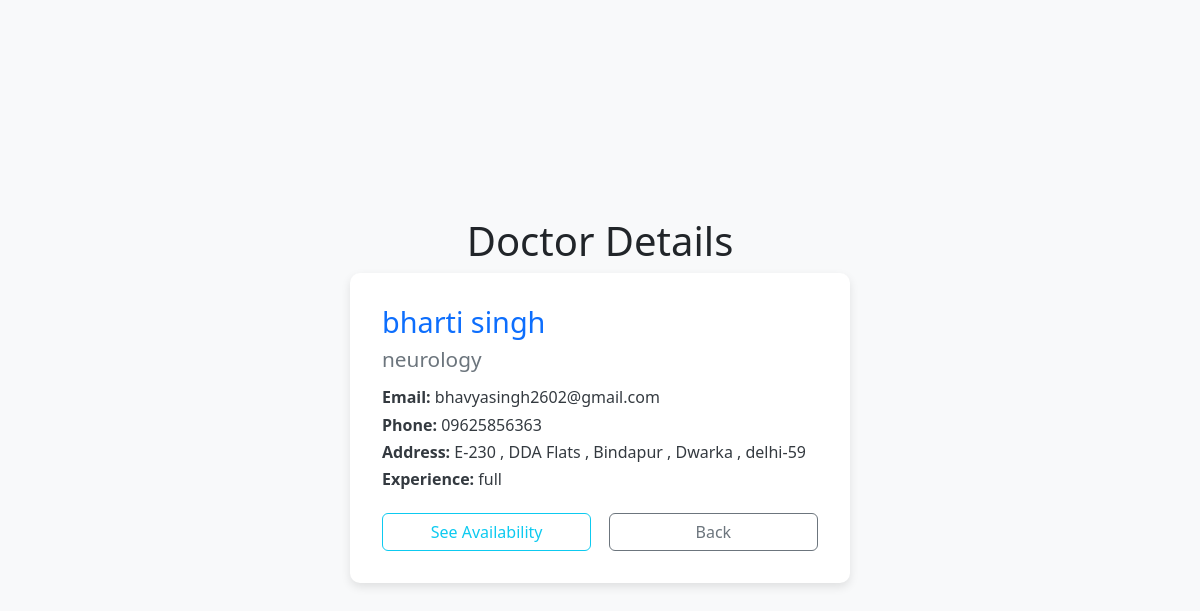
Screenshot of /dashboard/patient/dep-details/neurology/bhavyaa with the database file from the repository.
### models/models.py (models this page shows)
class Doctor(db.Model):
    id=db.Column(db.Integer(),primary_key=True)
    fullname = db.Column(db.String(50),nullable = False)
    username = db.Column(db.String(50),unique = True,nullable = False)
    password = db.Column(db.String(),nullable= False)
    address = db.Column(db.String(200),nullable = False)
    phone = db.Column(db.String(15),nullable = False)
    email = db.Column(db.String(50),nullable = False)
    experience = db.Column(db.String(100),nullable = False)
    specialization = db.Column(db.String(50),nullable = False)
    created_at=db.Column(db.DateTime(),default=datetime.datetime.utcnow)
    updated_at=db.Column(db.DateTime(),default=datetime.datetime.utcnow,onupdate=datetime.datetime.utcnow)

### controllers/doctorDetails.py (the view)
@thedoctorDetails.route("/dashboard/patient/dep-details/<string:specialization>/<string:username>", methods=['GET','POST'])
def doctorDetails(username,specialization):
    print(username)
    print(specialization)
    getDoctorDetails=Doctor.query.filter_by(username=username).first()
    print(getDoctorDetails)
    print(getDoctorDetails.fullname)
    return render_template("doctorDetails.html",getDoctorDetails=getDoctorDetails)

### templates/doctorDetails.html (shortened to what this page needs)
<!DOCTYPE html>
<html lang="en">
<head>
    <link href="https://cdn.jsdelivr.net/npm/bootstrap@5.3.0-alpha1/dist/css/bootstrap.min.css" rel="stylesheet">
</head>
<body>
    <div class="container text-center">
        <h1>Doctor Details</h1>
        <div class="doctor-card mx-auto text-start">
        <h1>{{getDoctorDetails.fullname}}</h1>
        <h2>{{getDoctorDetails.specialization}}</h2>
         <h3><strong>Email:</strong> {{getDoctorDetails.email}}</h3>
            <h3><strong>Phone:</strong> {{getDoctorDetails.phone}}</h3>
            <h3><strong>Address:</strong> {{getDoctorDetails.address}}</h3>
            <h4><strong>Experience:</strong> {{getDoctorDetails.experience}}</h4>
           <div class="d-flex justify-content-between mt-4">
                <a class="btn btn-outline-info" href="/dashboard/patient/{{getDoctorDetails.specialization}}/{{getDoctorDetails.fullname}}/{{getDoctorDetails.username}}/availibility">See Availability</a>
                <a class="btn btn-outline-secondary" href="/dashboard/patient/dep-details/{{getDoctorDetails.specialization}}">Back</a>
            </div>
        </div>
    </div>
</body>
</html>

### templates/doctorDetails.html (style rules this page uses)
body { background-color: #f8f9fa; min-height: 100vh; display: flex; flex-direction: column; justify-content: center; align-items: center; }
.doctor-card { max-width: 500px; width: 100%; background-color: white; border-radius: 10px; box-shadow: 0px 4px 10px rgba(0,0,0,0.1); padding: 2rem; }
.doctor-card h1 { font-size: 1.8rem; color: #0d6efd; }
.doctor-card h2 { font-size: 1.3rem; color: #6c757d; margin-bottom: 1rem; }
.doctor-card h3, .doctor-card h4 { font-size: 1rem; margin: 0.5rem 0; color: #343a40; }
.doctor-card .btn { width: 48%; }

### rows the page displays
Doctor: fullname "bharti singh", specialization "neurology", email "bhavyasingh2602@gmail.com", phone "09625856363", address "E-230 , DDA Flats , Bindapur , Dwarka , delhi-59", experience "full"
